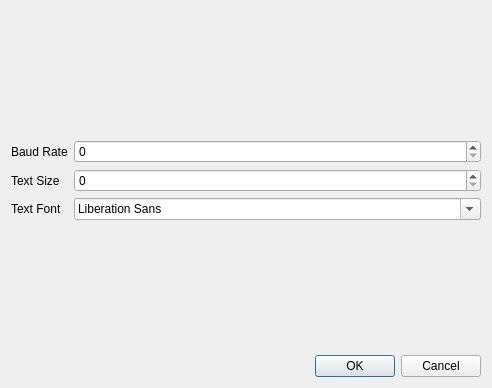
<?xml version="1.0" encoding="UTF-8"?>
<ui version="4.0">
 <class>Dialog</class>
 <widget class="QDialog" name="Dialog">
  <property name="geometry">
   <rect>
    <x>0</x>
    <y>0</y>
    <width>492</width>
    <height>388</height>
   </rect>
  </property>
  <property name="windowTitle">
   <string>Dialog</string>
  </property>
  <layout class="QVBoxLayout" name="verticalLayout">
   <item>
    <spacer name="verticalSpacer_2">
     <property name="orientation">
      <enum>Qt::Vertical</enum>
     </property>
     <property name="sizeHint" stdset="0">
      <size>
       <width>20</width>
       <height>40</height>
      </size>
     </property>
    </spacer>
   </item>
   <item>
    <layout class="QFormLayout" name="formLayout">
     <item row="0" column="0">
      <widget class="QLabel" name="label">
       <property name="text">
        <string>Baud Rate</string>
       </property>
      </widget>
     </item>
     <item row="0" column="1">
      <widget class="QSpinBox" name="spin_baud"/>
     </item>
     <item row="1" column="0">
      <widget class="QLabel" name="label_2">
       <property name="text">
        <string>Text Size</string>
       </property>
      </widget>
     </item>
     <item row="1" column="1">
      <widget class="QSpinBox" name="spin_textSize"/>
     </item>
     <item row="2" column="0">
      <widget class="QLabel" name="label_3">
       <property name="text">
        <string>Text Font</string>
       </property>
      </widget>
     </item>
     <item row="2" column="1">
      <widget class="QFontComboBox" name="combo_font"/>
     </item>
    </layout>
   </item>
   <item>
    <spacer name="verticalSpacer">
     <property name="orientation">
      <enum>Qt::Vertical</enum>
     </property>
     <property name="sizeHint" stdset="0">
      <size>
       <width>20</width>
       <height>40</height>
      </size>
     </property>
    </spacer>
   </item>
   <item>
    <widget class="QDialogButtonBox" name="buttonBox">
     <property name="orientation">
      <enum>Qt::Horizontal</enum>
     </property>
     <property name="standardButtons">
      <set>QDialogButtonBox::Cancel|QDialogButtonBox::Ok</set>
     </property>
    </widget>
   </item>
  </layout>
 </widget>
 <resources/>
 <connections>
  <connection>
   <sender>buttonBox</sender>
   <signal>accepted()</signal>
   <receiver>Dialog</receiver>
   <slot>accept()</slot>
   <hints>
    <hint type="sourcelabel">
     <x>248</x>
     <y>254</y>
    </hint>
    <hint type="destinationlabel">
     <x>157</x>
     <y>274</y>
    </hint>
   </hints>
  </connection>
  <connection>
   <sender>buttonBox</sender>
   <signal>rejected()</signal>
   <receiver>Dialog</receiver>
   <slot>reject()</slot>
   <hints>
    <hint type="sourcelabel">
     <x>316</x>
     <y>260</y>
    </hint>
    <hint type="destinationlabel">
     <x>286</x>
     <y>274</y>
    </hint>
   </hints>
  </connection>
 </connections>
</ui>
